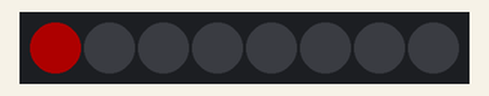
Recording of a sketch running on a simulated Arduino Uno, built with avr-gcc and run on an emulated ATmega328P. Shown: 8 RGB LEDs in strip order, left to right. Dim RGB values are drawn brighter than linear.

Above: at 0.15 s.
At 0.76 s:
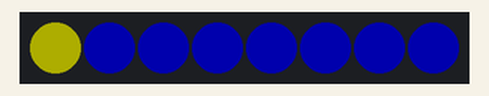
At 1.37 s:
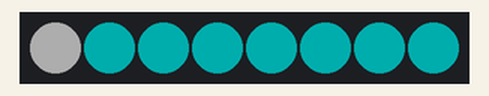
At 2.6 s:
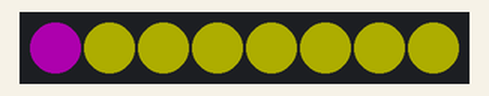
At 3.82 s:
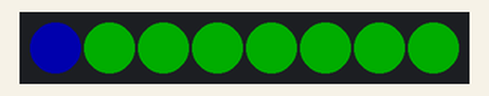
At 5.35 s:
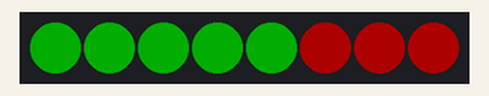
Timing chart, 0 to 40.0 s (numbered marks = the images above):
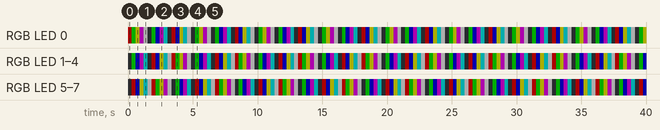

The sketch:

NeoPixel.ino
```cpp
// Gerekli Kütüphane Link https://github.com/adafruit/Adafruit_NeoPixel

#include "Adafruit_NeoPixel.h"
#define PIN            13
#define NUMPIXELS      8

Adafruit_NeoPixel pixels = Adafruit_NeoPixel(NUMPIXELS, PIN, NEO_GRB + NEO_KHZ800);

int delayval = 25;

void setup()
{
pixels.begin();
pixels.setBrightness(50);
}

void loop() {

  for(int i=0;i<NUMPIXELS;i++)
  {
   pixels.setPixelColor(i, pixels.Color(255,0,0));
   pixels.show();
   delay(delayval);
  }

  for(int i=0;i<NUMPIXELS;i++)
  {
   pixels.setPixelColor(i, pixels.Color(0,255,0));
   pixels.show();
   delay(delayval);
  }
  for(int i=0;i<NUMPIXELS;i++)
  {
   pixels.setPixelColor(i, pixels.Color(0,0,255));
   pixels.show();
   delay(delayval);
  }

   for(int i=0;i<NUMPIXELS;i++)
  {
    pixels.setPixelColor(i, pixels.Color(255,255,0));
    pixels.show();
    delay(delayval);
  }
     for(int i=0;i<NUMPIXELS;i++)
  {
  pixels.setPixelColor(i, pixels.Color(255,0,255));
  pixels.show();
  delay(delayval);
  }
   for(int i=0;i<NUMPIXELS;i++)
  {
  pixels.setPixelColor(i, pixels.Color(0,255,255));
  pixels.show();
  delay(delayval);
  }
   for(int i=0;i<NUMPIXELS;i++)
  {
    pixels.setPixelColor(i, pixels.Color(255,255,255));
    pixels.show();
    delay(delayval);
  }
  for(int i=0;i<NUMPIXELS;i++)
  {
    pixels.setPixelColor(i, pixels.Color(0,0,0));
    pixels.show();
    delay(delayval);
  }
}
```

Measured:
- by itself, everything shown: repeats every 4.9 s, in 16 steps
